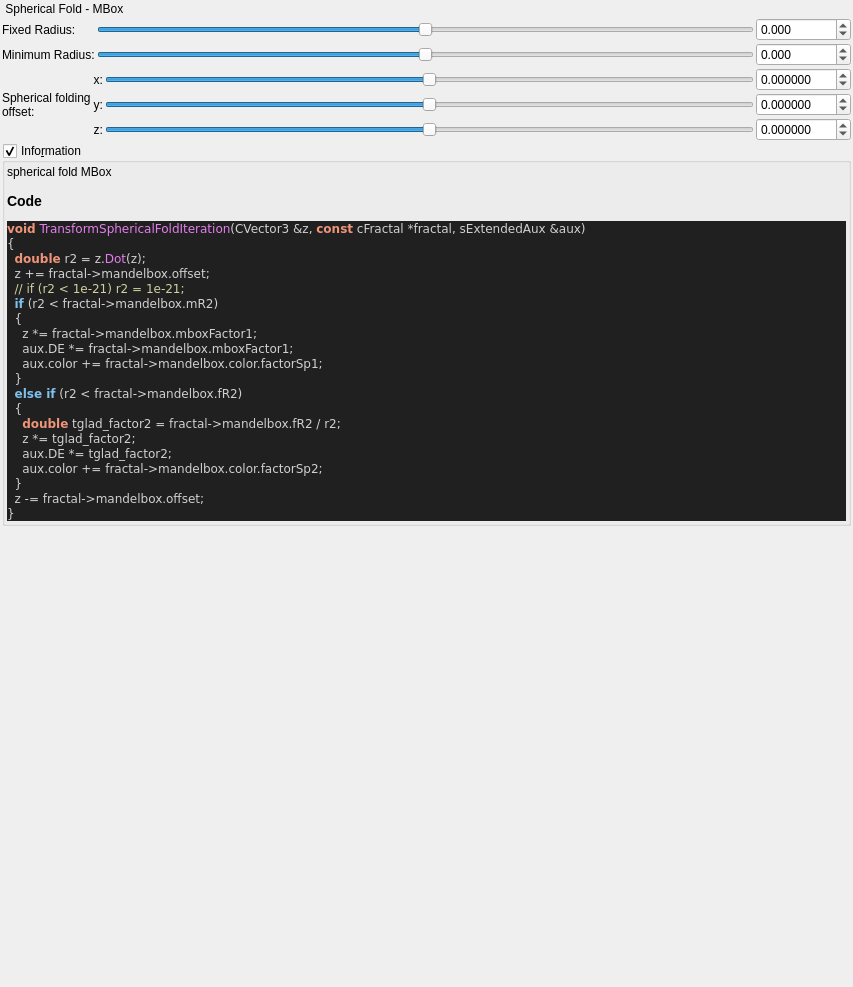
<?xml version="1.0" encoding="UTF-8"?>
<ui version="4.0">
 <class>Form</class>
 <widget class="QWidget" name="Form">
  <property name="geometry">
   <rect>
    <x>0</x>
    <y>0</y>
    <width>853</width>
    <height>987</height>
   </rect>
  </property>
  <property name="windowTitle">
   <string>Form</string>
  </property>
  <layout class="QVBoxLayout" name="verticalLayout">
   <property name="spacing">
    <number>2</number>
   </property>
   <property name="leftMargin">
    <number>2</number>
   </property>
   <property name="topMargin">
    <number>2</number>
   </property>
   <property name="rightMargin">
    <number>2</number>
   </property>
   <property name="bottomMargin">
    <number>2</number>
   </property>
   <item>
    <widget class="QLabel" name="label_17">
     <property name="text">
      <string> Spherical Fold - MBox</string>
     </property>
    </widget>
   </item>
   <item>
    <layout class="QGridLayout" name="gridLayout_2">
     <item row="1" column="0">
      <widget class="QLabel" name="label_16">
       <property name="text">
        <string>Fixed Radius:</string>
       </property>
      </widget>
     </item>
     <item row="2" column="0">
      <widget class="QLabel" name="label_47">
       <property name="text">
        <string>Minimum Radius:</string>
       </property>
      </widget>
     </item>
     <item row="1" column="1">
      <widget class="QSlider" name="slider_mandelbox_folding_fixed_radius">
       <property name="sizePolicy">
        <sizepolicy hsizetype="Expanding" vsizetype="Maximum">
         <horstretch>0</horstretch>
         <verstretch>0</verstretch>
        </sizepolicy>
       </property>
       <property name="minimum">
        <number>-18000</number>
       </property>
       <property name="maximum">
        <number>18000</number>
       </property>
       <property name="value">
        <number>0</number>
       </property>
       <property name="sliderPosition">
        <number>0</number>
       </property>
       <property name="orientation">
        <enum>Qt::Horizontal</enum>
       </property>
      </widget>
     </item>
     <item row="2" column="1">
      <widget class="QSlider" name="slider_mandelbox_folding_min_radius">
       <property name="sizePolicy">
        <sizepolicy hsizetype="Expanding" vsizetype="Maximum">
         <horstretch>0</horstretch>
         <verstretch>0</verstretch>
        </sizepolicy>
       </property>
       <property name="minimum">
        <number>-18000</number>
       </property>
       <property name="maximum">
        <number>18000</number>
       </property>
       <property name="value">
        <number>0</number>
       </property>
       <property name="sliderPosition">
        <number>0</number>
       </property>
       <property name="orientation">
        <enum>Qt::Horizontal</enum>
       </property>
      </widget>
     </item>
     <item row="2" column="2">
      <widget class="MyDoubleSpinBox" name="spinbox_mandelbox_folding_min_radius">
       <property name="sizePolicy">
        <sizepolicy hsizetype="Minimum" vsizetype="Maximum">
         <horstretch>0</horstretch>
         <verstretch>0</verstretch>
        </sizepolicy>
       </property>
       <property name="prefix">
        <string/>
       </property>
       <property name="suffix">
        <string/>
       </property>
       <property name="decimals">
        <number>3</number>
       </property>
       <property name="minimum">
        <double>-360000.000000000000000</double>
       </property>
       <property name="maximum">
        <double>360000.000000000000000</double>
       </property>
       <property name="singleStep">
        <double>0.100000000000000</double>
       </property>
      </widget>
     </item>
     <item row="1" column="2">
      <widget class="MyDoubleSpinBox" name="spinbox_mandelbox_folding_fixed_radius">
       <property name="sizePolicy">
        <sizepolicy hsizetype="Minimum" vsizetype="Maximum">
         <horstretch>0</horstretch>
         <verstretch>0</verstretch>
        </sizepolicy>
       </property>
       <property name="prefix">
        <string/>
       </property>
       <property name="suffix">
        <string/>
       </property>
       <property name="decimals">
        <number>3</number>
       </property>
       <property name="minimum">
        <double>-36000.000000000000000</double>
       </property>
       <property name="maximum">
        <double>36000.000000000000000</double>
       </property>
       <property name="singleStep">
        <double>0.100000000000000</double>
       </property>
      </widget>
     </item>
    </layout>
   </item>
   <item>
    <layout class="QGridLayout" name="gridLayout_16">
     <property name="spacing">
      <number>2</number>
     </property>
     <item row="3" column="2">
      <widget class="QSlider" name="slider3_mandelbox_offset_x">
       <property name="sizePolicy">
        <sizepolicy hsizetype="Expanding" vsizetype="Maximum">
         <horstretch>0</horstretch>
         <verstretch>0</verstretch>
        </sizepolicy>
       </property>
       <property name="minimum">
        <number>-1000000</number>
       </property>
       <property name="maximum">
        <number>1000000</number>
       </property>
       <property name="singleStep">
        <number>1</number>
       </property>
       <property name="orientation">
        <enum>Qt::Horizontal</enum>
       </property>
      </widget>
     </item>
     <item row="3" column="0" rowspan="3">
      <widget class="QLabel" name="label_15">
       <property name="text">
        <string>Spherical folding
offset:</string>
       </property>
      </widget>
     </item>
     <item row="5" column="2">
      <widget class="QSlider" name="slider3_mandelbox_offset_z">
       <property name="sizePolicy">
        <sizepolicy hsizetype="Expanding" vsizetype="Maximum">
         <horstretch>0</horstretch>
         <verstretch>0</verstretch>
        </sizepolicy>
       </property>
       <property name="minimum">
        <number>-1000000</number>
       </property>
       <property name="maximum">
        <number>1000000</number>
       </property>
       <property name="singleStep">
        <number>1</number>
       </property>
       <property name="orientation">
        <enum>Qt::Horizontal</enum>
       </property>
      </widget>
     </item>
     <item row="4" column="2">
      <widget class="QSlider" name="slider3_mandelbox_offset_y">
       <property name="sizePolicy">
        <sizepolicy hsizetype="Expanding" vsizetype="Maximum">
         <horstretch>0</horstretch>
         <verstretch>0</verstretch>
        </sizepolicy>
       </property>
       <property name="minimum">
        <number>-1000000</number>
       </property>
       <property name="maximum">
        <number>1000000</number>
       </property>
       <property name="singleStep">
        <number>1</number>
       </property>
       <property name="orientation">
        <enum>Qt::Horizontal</enum>
       </property>
      </widget>
     </item>
     <item row="3" column="3">
      <widget class="MyDoubleSpinBox" name="spinbox3_mandelbox_offset_x">
       <property name="sizePolicy">
        <sizepolicy hsizetype="Minimum" vsizetype="Maximum">
         <horstretch>0</horstretch>
         <verstretch>0</verstretch>
        </sizepolicy>
       </property>
       <property name="prefix">
        <string/>
       </property>
       <property name="suffix">
        <string/>
       </property>
       <property name="decimals">
        <number>6</number>
       </property>
       <property name="minimum">
        <double>-100.000000000000000</double>
       </property>
       <property name="maximum">
        <double>100.000000000000000</double>
       </property>
       <property name="singleStep">
        <double>0.100000000000000</double>
       </property>
      </widget>
     </item>
     <item row="5" column="1">
      <widget class="QLabel" name="label_117">
       <property name="sizePolicy">
        <sizepolicy hsizetype="Preferred" vsizetype="Preferred">
         <horstretch>0</horstretch>
         <verstretch>0</verstretch>
        </sizepolicy>
       </property>
       <property name="text">
        <string>z:</string>
       </property>
       <property name="alignment">
        <set>Qt::AlignRight|Qt::AlignTrailing|Qt::AlignVCenter</set>
       </property>
      </widget>
     </item>
     <item row="4" column="1">
      <widget class="QLabel" name="label_116">
       <property name="sizePolicy">
        <sizepolicy hsizetype="Preferred" vsizetype="Preferred">
         <horstretch>0</horstretch>
         <verstretch>0</verstretch>
        </sizepolicy>
       </property>
       <property name="text">
        <string>y:</string>
       </property>
       <property name="alignment">
        <set>Qt::AlignRight|Qt::AlignTrailing|Qt::AlignVCenter</set>
       </property>
      </widget>
     </item>
     <item row="3" column="1">
      <widget class="QLabel" name="label_115">
       <property name="sizePolicy">
        <sizepolicy hsizetype="Preferred" vsizetype="Preferred">
         <horstretch>0</horstretch>
         <verstretch>0</verstretch>
        </sizepolicy>
       </property>
       <property name="text">
        <string>x:</string>
       </property>
       <property name="alignment">
        <set>Qt::AlignRight|Qt::AlignTrailing|Qt::AlignVCenter</set>
       </property>
      </widget>
     </item>
     <item row="5" column="3">
      <widget class="MyDoubleSpinBox" name="spinbox3_mandelbox_offset_z">
       <property name="sizePolicy">
        <sizepolicy hsizetype="Minimum" vsizetype="Maximum">
         <horstretch>0</horstretch>
         <verstretch>0</verstretch>
        </sizepolicy>
       </property>
       <property name="prefix">
        <string/>
       </property>
       <property name="suffix">
        <string/>
       </property>
       <property name="decimals">
        <number>6</number>
       </property>
       <property name="minimum">
        <double>-100.000000000000000</double>
       </property>
       <property name="maximum">
        <double>100.000000000000000</double>
       </property>
       <property name="singleStep">
        <double>0.100000000000000</double>
       </property>
      </widget>
     </item>
     <item row="4" column="3">
      <widget class="MyDoubleSpinBox" name="spinbox3_mandelbox_offset_y">
       <property name="sizePolicy">
        <sizepolicy hsizetype="Minimum" vsizetype="Maximum">
         <horstretch>0</horstretch>
         <verstretch>0</verstretch>
        </sizepolicy>
       </property>
       <property name="prefix">
        <string/>
       </property>
       <property name="suffix">
        <string/>
       </property>
       <property name="decimals">
        <number>6</number>
       </property>
       <property name="minimum">
        <double>-100.000000000000000</double>
       </property>
       <property name="maximum">
        <double>100.000000000000000</double>
       </property>
       <property name="singleStep">
        <double>0.100000000000000</double>
       </property>
      </widget>
     </item>
    </layout>
   </item>
   <item>
    <widget class="MyGroupBox" name="groupCheck_info">
     <property name="title">
      <string>Info&amp;rmation</string>
     </property>
     <property name="flat">
      <bool>false</bool>
     </property>
     <property name="checkable">
      <bool>true</bool>
     </property>
     <layout class="QVBoxLayout" name="verticalLayout_2">
      <property name="spacing">
       <number>2</number>
      </property>
      <property name="leftMargin">
       <number>2</number>
      </property>
      <property name="topMargin">
       <number>2</number>
      </property>
      <property name="rightMargin">
       <number>2</number>
      </property>
      <property name="bottomMargin">
       <number>2</number>
      </property>
      <item>
       <widget class="QLabel" name="label_code_content">
        <property name="text">
         <string>&lt;p&gt;spherical fold MBox&lt;/p&gt;&lt;table&gt;
&lt;/table&gt;
&lt;h3&gt;Code&lt;/h3&gt;
&lt;body style=&quot;background-color:#202020&quot;&gt;
&lt;pre style=&quot;color:#d0d0d0; background-color:#202020;  font-family:'Courier New',monospace;&quot;&gt;&lt;span style=&quot;color:#f09479; font-weight:bold&quot;&gt;void&lt;/span&gt; &lt;span style=&quot;color:#e47eed&quot;&gt;TransformSphericalFoldIteration&lt;/span&gt;&lt;span style=&quot;color:#d0d0d0&quot;&gt;(&lt;/span&gt;CVector3 &lt;span style=&quot;color:#d0d0d0&quot;&gt;&amp;amp;&lt;/span&gt;z&lt;span style=&quot;color:#d0d0d0&quot;&gt;,&lt;/span&gt; &lt;span style=&quot;color:#f09479; font-weight:bold&quot;&gt;const&lt;/span&gt; cFractal &lt;span style=&quot;color:#d0d0d0&quot;&gt;*&lt;/span&gt;fractal&lt;span style=&quot;color:#d0d0d0&quot;&gt;,&lt;/span&gt; sExtendedAux &lt;span style=&quot;color:#d0d0d0&quot;&gt;&amp;amp;&lt;/span&gt;aux&lt;span style=&quot;color:#d0d0d0&quot;&gt;)&lt;/span&gt;
&lt;span style=&quot;color:#d0d0d0&quot;&gt;{&lt;/span&gt;
  &lt;span style=&quot;color:#f09479; font-weight:bold&quot;&gt;double&lt;/span&gt; r2 &lt;span style=&quot;color:#d0d0d0&quot;&gt;=&lt;/span&gt; z&lt;span style=&quot;color:#d0d0d0&quot;&gt;.&lt;/span&gt;&lt;span style=&quot;color:#e47eed&quot;&gt;Dot&lt;/span&gt;&lt;span style=&quot;color:#d0d0d0&quot;&gt;(&lt;/span&gt;z&lt;span style=&quot;color:#d0d0d0&quot;&gt;);&lt;/span&gt;
  z &lt;span style=&quot;color:#d0d0d0&quot;&gt;+=&lt;/span&gt; fractal&lt;span style=&quot;color:#d0d0d0&quot;&gt;-&amp;gt;&lt;/span&gt;mandelbox&lt;span style=&quot;color:#d0d0d0&quot;&gt;.&lt;/span&gt;offset&lt;span style=&quot;color:#d0d0d0&quot;&gt;;&lt;/span&gt;
  &lt;span style=&quot;color:#d0d0a0&quot;&gt;// if (r2 &amp;lt; 1e-21) r2 = 1e-21;&lt;/span&gt;
  &lt;span style=&quot;color:#7ec0ee; font-weight:bold&quot;&gt;if&lt;/span&gt; &lt;span style=&quot;color:#d0d0d0&quot;&gt;(&lt;/span&gt;r2 &lt;span style=&quot;color:#d0d0d0&quot;&gt;&amp;lt;&lt;/span&gt; fractal&lt;span style=&quot;color:#d0d0d0&quot;&gt;-&amp;gt;&lt;/span&gt;mandelbox&lt;span style=&quot;color:#d0d0d0&quot;&gt;.&lt;/span&gt;mR2&lt;span style=&quot;color:#d0d0d0&quot;&gt;)&lt;/span&gt;
  &lt;span style=&quot;color:#d0d0d0&quot;&gt;{&lt;/span&gt;
    z &lt;span style=&quot;color:#d0d0d0&quot;&gt;*=&lt;/span&gt; fractal&lt;span style=&quot;color:#d0d0d0&quot;&gt;-&amp;gt;&lt;/span&gt;mandelbox&lt;span style=&quot;color:#d0d0d0&quot;&gt;.&lt;/span&gt;mboxFactor1&lt;span style=&quot;color:#d0d0d0&quot;&gt;;&lt;/span&gt;
    aux&lt;span style=&quot;color:#d0d0d0&quot;&gt;.&lt;/span&gt;DE &lt;span style=&quot;color:#d0d0d0&quot;&gt;*=&lt;/span&gt; fractal&lt;span style=&quot;color:#d0d0d0&quot;&gt;-&amp;gt;&lt;/span&gt;mandelbox&lt;span style=&quot;color:#d0d0d0&quot;&gt;.&lt;/span&gt;mboxFactor1&lt;span style=&quot;color:#d0d0d0&quot;&gt;;&lt;/span&gt;
    aux&lt;span style=&quot;color:#d0d0d0&quot;&gt;.&lt;/span&gt;color &lt;span style=&quot;color:#d0d0d0&quot;&gt;+=&lt;/span&gt; fractal&lt;span style=&quot;color:#d0d0d0&quot;&gt;-&amp;gt;&lt;/span&gt;mandelbox&lt;span style=&quot;color:#d0d0d0&quot;&gt;.&lt;/span&gt;color&lt;span style=&quot;color:#d0d0d0&quot;&gt;.&lt;/span&gt;factorSp1&lt;span style=&quot;color:#d0d0d0&quot;&gt;;&lt;/span&gt;
  &lt;span style=&quot;color:#d0d0d0&quot;&gt;}&lt;/span&gt;
  &lt;span style=&quot;color:#7ec0ee; font-weight:bold&quot;&gt;else if&lt;/span&gt; &lt;span style=&quot;color:#d0d0d0&quot;&gt;(&lt;/span&gt;r2 &lt;span style=&quot;color:#d0d0d0&quot;&gt;&amp;lt;&lt;/span&gt; fractal&lt;span style=&quot;color:#d0d0d0&quot;&gt;-&amp;gt;&lt;/span&gt;mandelbox&lt;span style=&quot;color:#d0d0d0&quot;&gt;.&lt;/span&gt;fR2&lt;span style=&quot;color:#d0d0d0&quot;&gt;)&lt;/span&gt;
  &lt;span style=&quot;color:#d0d0d0&quot;&gt;{&lt;/span&gt;
    &lt;span style=&quot;color:#f09479; font-weight:bold&quot;&gt;double&lt;/span&gt; tglad_factor2 &lt;span style=&quot;color:#d0d0d0&quot;&gt;=&lt;/span&gt; fractal&lt;span style=&quot;color:#d0d0d0&quot;&gt;-&amp;gt;&lt;/span&gt;mandelbox&lt;span style=&quot;color:#d0d0d0&quot;&gt;.&lt;/span&gt;fR2 &lt;span style=&quot;color:#d0d0d0&quot;&gt;/&lt;/span&gt; r2&lt;span style=&quot;color:#d0d0d0&quot;&gt;;&lt;/span&gt;
    z &lt;span style=&quot;color:#d0d0d0&quot;&gt;*=&lt;/span&gt; tglad_factor2&lt;span style=&quot;color:#d0d0d0&quot;&gt;;&lt;/span&gt;
    aux&lt;span style=&quot;color:#d0d0d0&quot;&gt;.&lt;/span&gt;DE &lt;span style=&quot;color:#d0d0d0&quot;&gt;*=&lt;/span&gt; tglad_factor2&lt;span style=&quot;color:#d0d0d0&quot;&gt;;&lt;/span&gt;
    aux&lt;span style=&quot;color:#d0d0d0&quot;&gt;.&lt;/span&gt;color &lt;span style=&quot;color:#d0d0d0&quot;&gt;+=&lt;/span&gt; fractal&lt;span style=&quot;color:#d0d0d0&quot;&gt;-&amp;gt;&lt;/span&gt;mandelbox&lt;span style=&quot;color:#d0d0d0&quot;&gt;.&lt;/span&gt;color&lt;span style=&quot;color:#d0d0d0&quot;&gt;.&lt;/span&gt;factorSp2&lt;span style=&quot;color:#d0d0d0&quot;&gt;;&lt;/span&gt;
  &lt;span style=&quot;color:#d0d0d0&quot;&gt;}&lt;/span&gt;
  z &lt;span style=&quot;color:#d0d0d0&quot;&gt;-=&lt;/span&gt; fractal&lt;span style=&quot;color:#d0d0d0&quot;&gt;-&amp;gt;&lt;/span&gt;mandelbox&lt;span style=&quot;color:#d0d0d0&quot;&gt;.&lt;/span&gt;offset&lt;span style=&quot;color:#d0d0d0&quot;&gt;;&lt;/span&gt;
&lt;span style=&quot;color:#d0d0d0&quot;&gt;}&lt;/span&gt;
&lt;/pre&gt;
&lt;/body&gt;</string>
        </property>
        <property name="wordWrap">
         <bool>true</bool>
        </property>
        <property name="openExternalLinks">
         <bool>true</bool>
        </property>
        <property name="textInteractionFlags">
         <set>Qt::LinksAccessibleByMouse|Qt::TextSelectableByMouse</set>
        </property>
       </widget>
      </item>
     </layout>
    </widget>
   </item>
   <item>
    <spacer name="verticalSpacer">
     <property name="orientation">
      <enum>Qt::Vertical</enum>
     </property>
     <property name="sizeHint" stdset="0">
      <size>
       <width>20</width>
       <height>40</height>
      </size>
     </property>
    </spacer>
   </item>
  </layout>
 </widget>
 <customwidgets>
  <customwidget>
   <class>MyDoubleSpinBox</class>
   <extends>QDoubleSpinBox</extends>
   <header>my_double_spin_box.h</header>
  </customwidget>
  <customwidget>
   <class>MyGroupBox</class>
   <extends>QGroupBox</extends>
   <header>my_group_box.h</header>
   <container>1</container>
  </customwidget>
 </customwidgets>
 <resources/>
 <connections/>
</ui>
